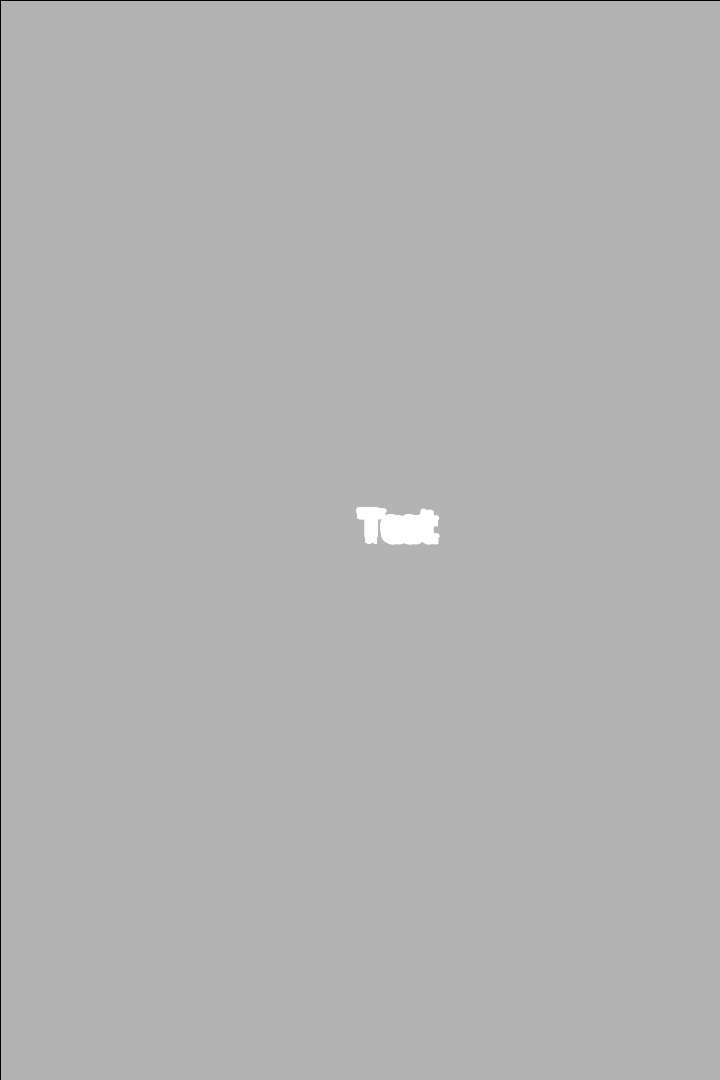
Frame 1 (no input)
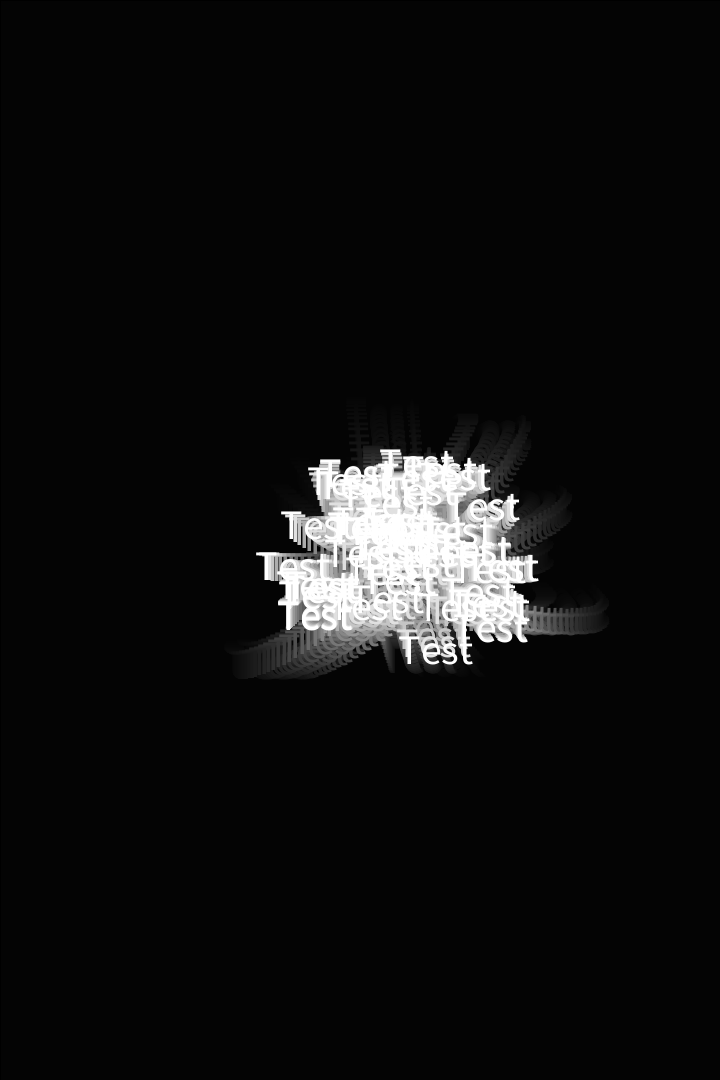
Frame 60 (the mouse pressed at the canvas centre just before this capture)
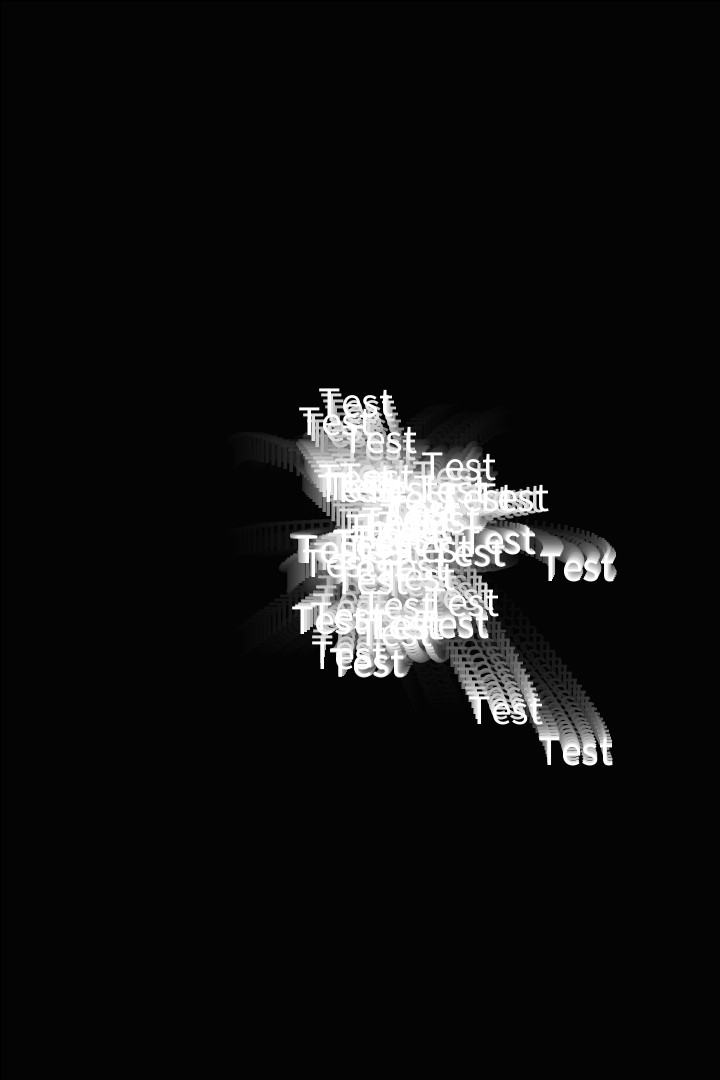
Frame 120 (the mouse held since frame 60 and released just before this capture)

The Processing sketch that drew these frames (run headless with seeded random() and noise(); from frame 60 on, the mouse is pressed at the canvas centre):

// Processing sketch: sketch_250713_Perfume_Story_Test
// ── sketch_250713_Perfume_Story_Test.pde
//物体の運動を計算（運動方程式）
class ParticleVec2 {
  //力
  PVector force;
  //加速度
  PVector acceleration;
  //位置
  PVector location;
  //速度
  PVector velocity;
  //質量
  float mass;
  //摩擦力
  float friction;
  //重力
  PVector gravity;
  //稼働範囲（min）
  PVector min;
  //稼働範囲（max）
  PVector max;
  //パーティクルの半径
  float radius;
  //重力定数
  float G;

  //コンストラクタ
  ParticleVec2() {
    radius = 4.0;
    mass = 1.0;
    friction = 0.01;
    //位置、速度を初期化
    location = new PVector(0.0, 0.0);
    velocity = new PVector(0.0, 0.0);
    //質量と速度から加速度を算出
    acceleration = new PVector(0.0, 0.0);
    //重力０
    gravity = new PVector(0.0, 0.0);
    //稼働範囲を判定
    min = new PVector(0.0, 0.0);
    max = new PVector(width, height);
    //重力定数を1.0
    G = 1.0;
  }

  //運動方程式から位置更新
  void update() {
    //重力を加える
    acceleration.add(gravity);
    //加速度から速度を算出
    velocity.add(acceleration);
    //摩擦力から速度を変化
    velocity.mult(1.0 - friction);
    //速度から位置を算出
    location.add(velocity);
    //加速度を０にリセット（等速運動）する
    acceleration.set(0, 0);
  }

  void draw() {
    //ellipse(location.x, location.y, mass * radius * 2, mass * radius * 2);
    text("Test", location.x, location.y);
  }

  //壁にバウンド
  void bounceOffWalls() {
    if (location.x > max.x) {
      location.x = max.x;
      velocity.x *= -1;
    }
    if (location.x < min.x) {
      location.x = min.x;
      velocity.x *= -1;
    }
    if (location.y > max.y) {
      location.y = max.y;
      velocity.y *= -1;
    }
    if (location.y < min.y) {
      location.y = min.y;
      velocity.y *= -1;
    }
  }

  //壁を突き抜けて反対から出現
  void throughWalls() {
    if (location.x < min.x) {
      location.x = max.x;
    }
    if (location.y < min.y) {
      location.y = max.y;
    }
    if (location.x > max.x) {
      location.x = min.x;
    }
    if (location.y > max.y) {
      location.y = min.y;
    }
  }

  //力を加える関数
  void addForce(PVector force) {
    //力と質量から加速度を算出
    force.div(mass);
    //力を加速度を加える
    acceleration.add(force);
  }

  //引力を計算
  void attract(PVector center, float _mass, float min, float max) {
    //1:距離計算
    float distance = PVector.dist(center, location);
    //2:距離指定した範囲に収める
    distance = constrain(distance, min, max);
    //3:引力の強さを算出
    float strengh = G * (mass * _mass) / (distance * distance);
    //4:引力の中心点とパーティクル間のベクトルを作成
    PVector force = PVector.sub(center, location);
    //5:ベクトルを正規化
    force.normalize();
    //6:ベクトルに知kらの強さを乗算
    force.mult(strengh);
    //7:力を加える
    addForce(force);
  }
}

// ── sketch_250713_Perfume_Story_Sabi_Test.pde
//パーティクルの数
int NUM = 50;
//パーティクルを格納する配列
ParticleVec2[] particles = new ParticleVec2[NUM];

void setup() {
  //P2Dは、OpenGLを使用して高速な２次元を描画
  size(720, 1080);
  frameRate(60);
  textSize(42);
  //パーティクルの初期化
  for (int i = 0; i < NUM; i++) {
    //クラスをインスタンス化
    particles[i]= new ParticleVec2();
    //初期位置は画面の中心とする
    particles[i].location.set(width / 2.0, height / 2.0);
    //ランダムに加速度を設定
    particles[i].acceleration.set(random(-5, 5), random(-5, 5));
    //下向きに0.1の重力
    particles[i].gravity.set(0.0, 0.1);
    //摩擦を0.01
    particles[i].friction = 0.001;
  }
}

void draw() {
  //背景フィード
  fill(0, 31);
  rect(0, 0, width, height);
  noStroke();
  fill(255);
  //パーティクルの位置更新を描画
  for (int i = 0; i < NUM; i++) {
    PVector CenterLoc = new PVector(width / 2, height / 2);
    particles[i].attract(CenterLoc, 200, 5, 20);
    particles[i].update();
    particles[i].draw();
    particles[i].bounceOffWalls();
  }
}
